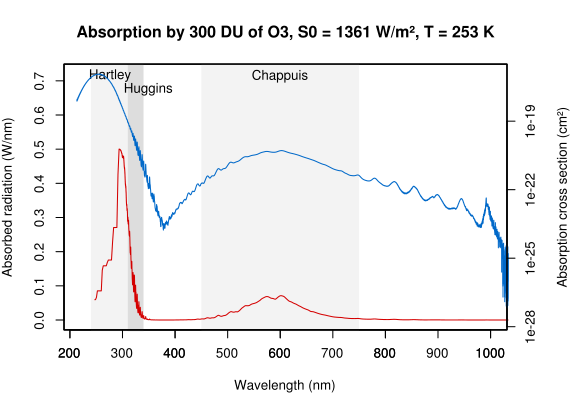

The script that drew this image:
#!/usr/bin/env Rscript
#
# Plot ozone absorption from Serdyuchenko data.
#

O3_AMOUNT <- 300  # dobson units.
XLIM <- c(220, 1000)  # nm.
YLIM <- c(0, 0.72)  # W/nm.
S0 <- 1361  # W/m2 (solar constant).

# O3 optical depth for amount in dobson units and cross-section sigma in cm2.
optdepth <- function(amount, sigma) {
	amount*2.69e16*sigma
}

solar <- read.table('ln840', skip=2, nrow=408, col.names=c('v', 'w', 'w2'))
o3 <- read.table('serdyuchenkogorshelev5digits.dat', skip=45)
solar$v <- solar$v*1000  # um -> nm.

o3$v <- o3$V1  # nm.
o3$sigma <- o3$V6  # cm2 (temperature 253 K).

ranges <- head(solar$v, -1) - tail(solar$v, -1)

# Approx. - ln840 does not span entire spectrum.
power <- S0*solar$w[-1]/ranges

power_fn <- approxfun(solar$v[-1], power)

absorption <- (1-exp(-optdepth(O3_AMOUNT, o3$sigma)))*power_fn(o3$v)

cairo_pdf('ozone-absorption.pdf', 14.5/cm(1), 10/cm(1))
par(cex=0.8)

#par(cex=1.5)
par(mar=c(4,4,4,4))
plot(NULL,
    type='n',
    xlim=XLIM,
    ylim=YLIM,
    xlab='',
    ylab='',
    xaxt='n',
    yaxt='n'
)

rect(240, YLIM[1]-1, 310, YLIM[2]+1, col='#f3f3f3', border=NA)  # Hartley.
rect(310, YLIM[1]-1, 340, YLIM[2]+1, col='#dddddd', border=NA)  # Huggins.
rect(450, YLIM[1]-1, 750, YLIM[2]+1, col='#f3f3f3', border=NA)  # Chappuis.

par(new=TRUE)
par(cex=0.8)
plot(o3$v, absorption,
    type='l',
    xlim=XLIM,
    ylim=YLIM,
    xlab='Wavelength (nm)',
    ylab='Absorbed radiation (W/nm)',
    xaxp=c(200, 1000, 8),
    col='#d40000',
    lwd=1
)
title('Absorption by 300 DU of O3, S0 = 1361 W/m², T = 253 K')

text(277, 0.71, 'Hartley')
text(350, 0.67, 'Huggins')
text(600, 0.71, 'Chappuis')

#plot(o3$v, o3$sigma, 'l', xlim=XLIM, log='y', xlab='Wavelength (nm)', ylab='Absorption cross section (cm²)')

par(new=TRUE)
par(cex=0.8)
plot(o3$v, o3$sigma,
    type='l',
    xlim=XLIM,
    log='y',
    xlab='',
    ylab='',
    yaxt='n',
    col='#0169c9',
    lwd=1
)
axis(4)
mtext('Absorption cross section (cm²)',side=4,line=3, cex=0.8)

dev.off()
